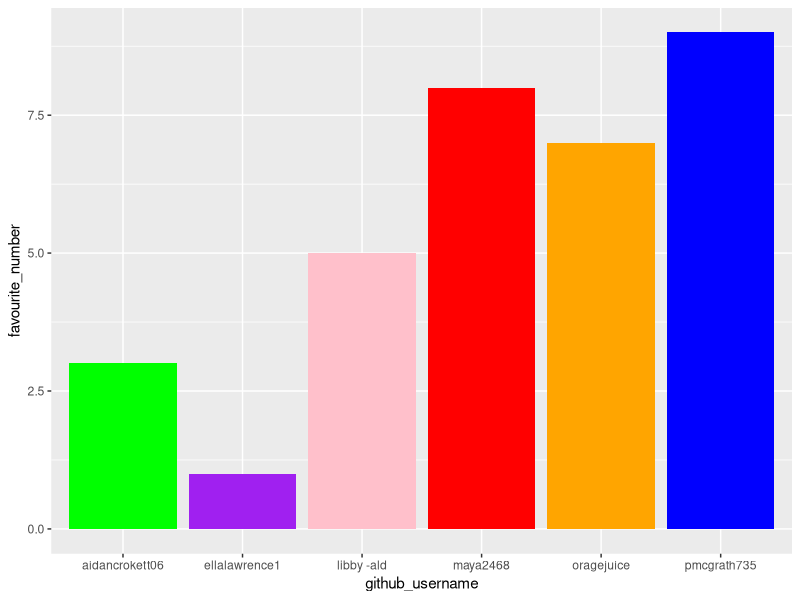
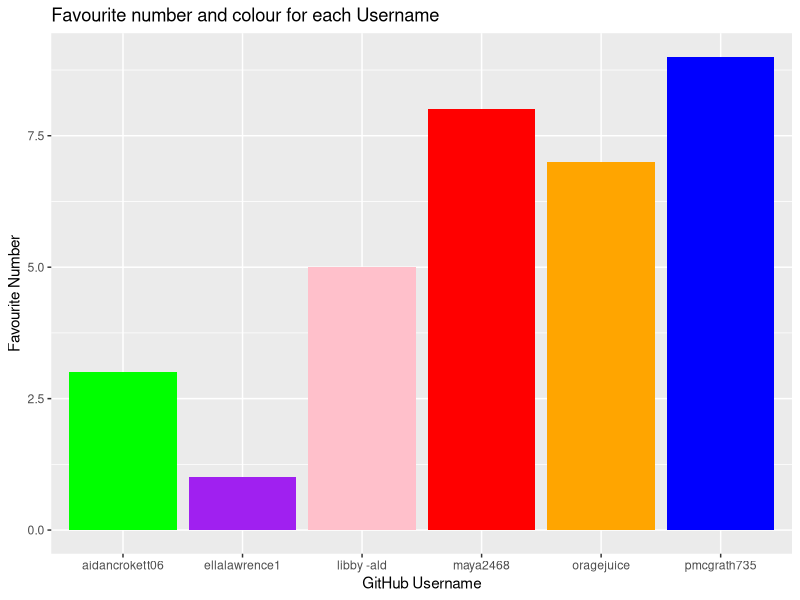
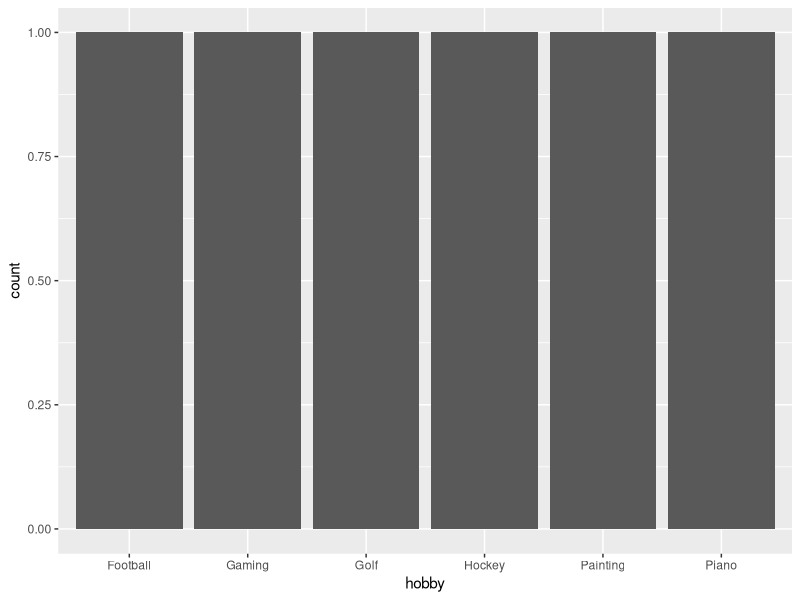

Write R code to recreate these figures, in order.
## ---- chunk 1
library(tidyverse) 
## ---- chunk 2
team_data <- tibble(
  name = c("Peter", "Aidan", "Libby", 
           "Ella", "Maya", "Nadav"),
  github_username = c("pmcgrath735", "aidancrokett06", "libby -ald", "ellalawrence1", 
                      "maya2468", "oragejuice"), 
  colour = c("blue", "green", "pink", 
             "purple", "red", "orange"),
  hobby = c("Golf", "Football", "Piano", 
            "Hockey", "Painting", "Gaming"),
  favourite_number = c(9, 3, 5, 1, 8, 7)
  )

team_data
## ---- chunk 3
p1 <- ggplot(data = team_data, 
             mapping = aes(x = github_username, 
                           y = favourite_number,
                           fill = colour), 
             ) +
   geom_col() +
   scale_fill_identity()
p1
## ---- chunk 4
p1 + labs(x = "GitHub Username", 
          y = "Favourite Number",
          title = "Favourite number and colour for each Username")
## ---- chunk 5
p2 <- ggplot(team_data, aes(x = hobby)) +
  geom_bar()
p2
